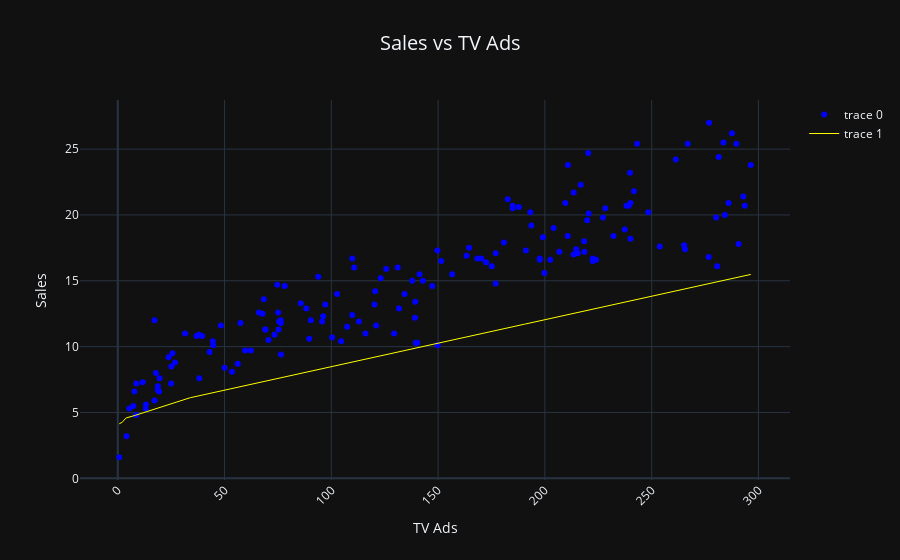
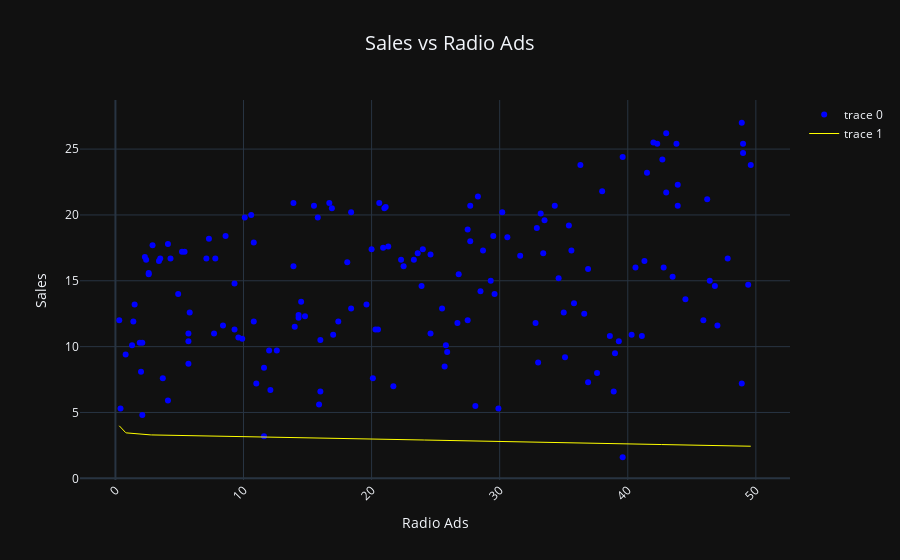
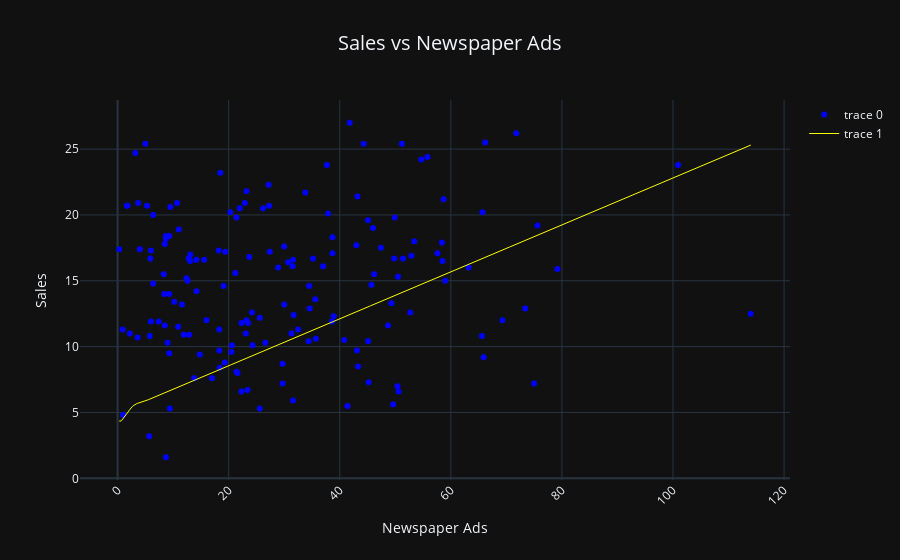

The cell these charts' notebook holds for them, in order:
### Code cell
plot_tv(nn)
plot_radio(nn)
plot_newspaper(nn)

### Figure 1 — Plotly figure (JSON) as saved in the notebook; plotly's stock layout.template omitted (floating-point values rounded to 4 significant figures; data arrays with more than 128 entries replaced by an {"elided": "..."} marker saying what was removed)
{"data": [{"line": {"color": "blue", "dash": "dot", "width": 1}, "mode": "markers", "type": "scatter", "x": {"elided": "160 float values"}, "y": {"elided": "160 float values"}}, {"line": {"color": "yellow", "dash": "solid", "width": 1}, "type": "scatter", "x": {"elided": "1000 float values"}, "y": {"elided": "1000 float values"}}], "layout": {"autosize": true, "title": {"font": {"size": 20}, "text": "Sales vs TV Ads", "x": 0.5}, "xaxis": {"autorange": true, "range": [-16.74, 313.8], "tickangle": -45, "title": {"text": "TV Ads"}, "type": "linear"}, "yaxis": {"autorange": true, "range": [-0.09676, 28.7], "title": {"text": "Sales"}, "type": "linear"}}}

### Figure 2 — Plotly figure (JSON) as saved in the notebook; plotly's stock layout.template omitted (floating-point values rounded to 4 significant figures; data arrays with more than 128 entries replaced by an {"elided": "..."} marker saying what was removed)
{"data": [{"line": {"color": "blue", "dash": "dot", "width": 1}, "mode": "markers", "type": "scatter", "x": {"elided": "160 float values"}, "y": {"elided": "160 float values"}}, {"line": {"color": "yellow", "dash": "solid", "width": 1}, "type": "scatter", "x": {"elided": "1000 float values"}, "y": {"elided": "1000 float values"}}], "layout": {"autosize": true, "title": {"font": {"size": 20}, "text": "Sales vs Radio Ads", "x": 0.5}, "xaxis": {"autorange": true, "range": [-2.608, 52.51], "tickangle": -45, "title": {"text": "Radio Ads"}, "type": "linear"}, "yaxis": {"autorange": true, "range": [-0.09676, 28.7], "title": {"text": "Sales"}, "type": "linear"}}}

### Figure 3 — Plotly figure (JSON) as saved in the notebook; plotly's stock layout.template omitted (floating-point values rounded to 4 significant figures; data arrays with more than 128 entries replaced by an {"elided": "..."} marker saying what was removed)
{"data": [{"line": {"color": "blue", "dash": "dot", "width": 1}, "mode": "markers", "type": "scatter", "x": {"elided": "160 float values"}, "y": {"elided": "160 float values"}}, {"line": {"color": "yellow", "dash": "solid", "width": 1}, "type": "scatter", "x": {"elided": "1000 float values"}, "y": {"elided": "1000 float values"}}], "layout": {"autosize": true, "title": {"font": {"size": 20}, "text": "Sales vs Newspaper Ads", "x": 0.5}, "xaxis": {"autorange": true, "range": [-6.408, 120.7], "tickangle": -45, "title": {"text": "Newspaper Ads"}, "type": "linear"}, "yaxis": {"autorange": true, "range": [-0.09676, 28.7], "title": {"text": "Sales"}, "type": "linear"}}}
